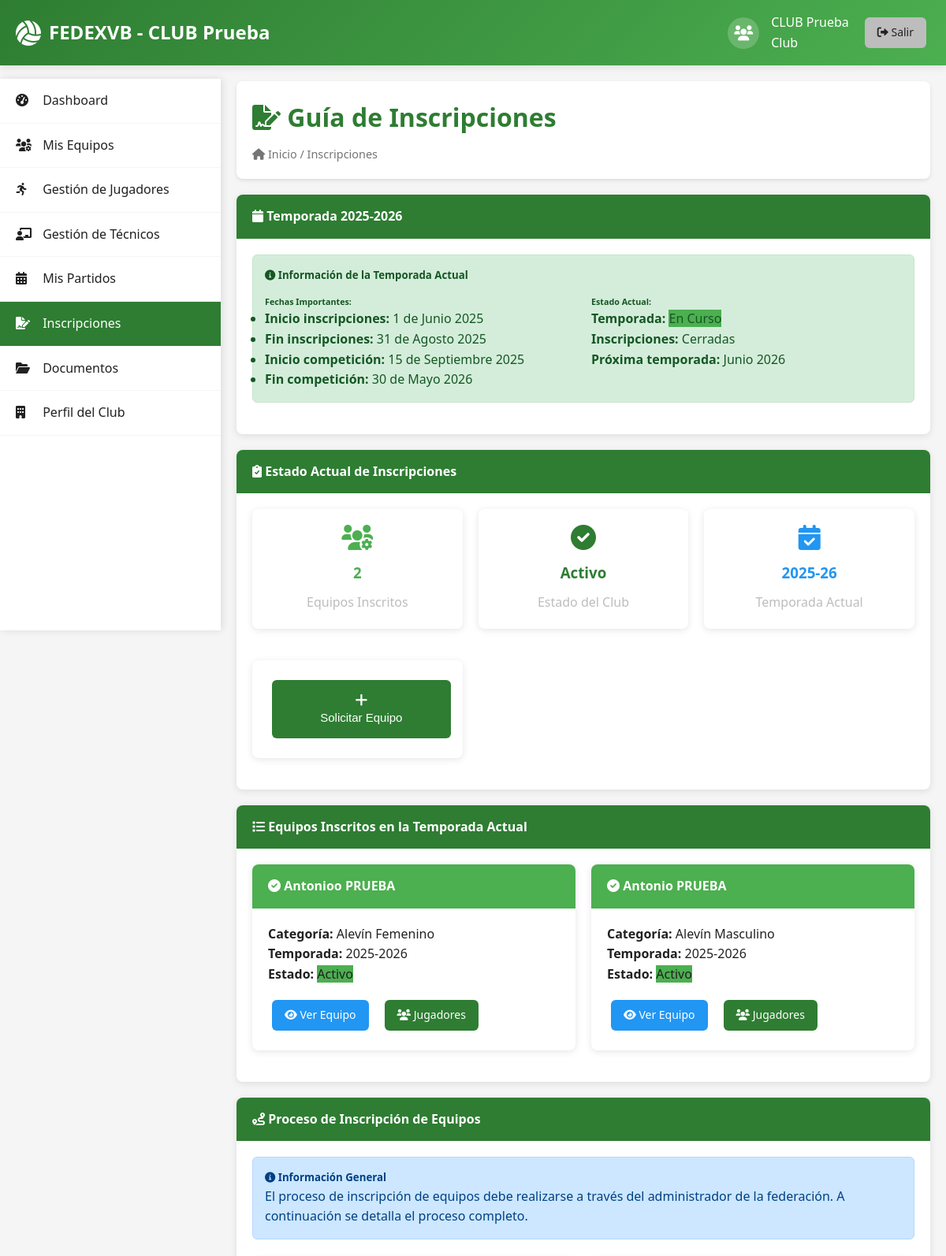
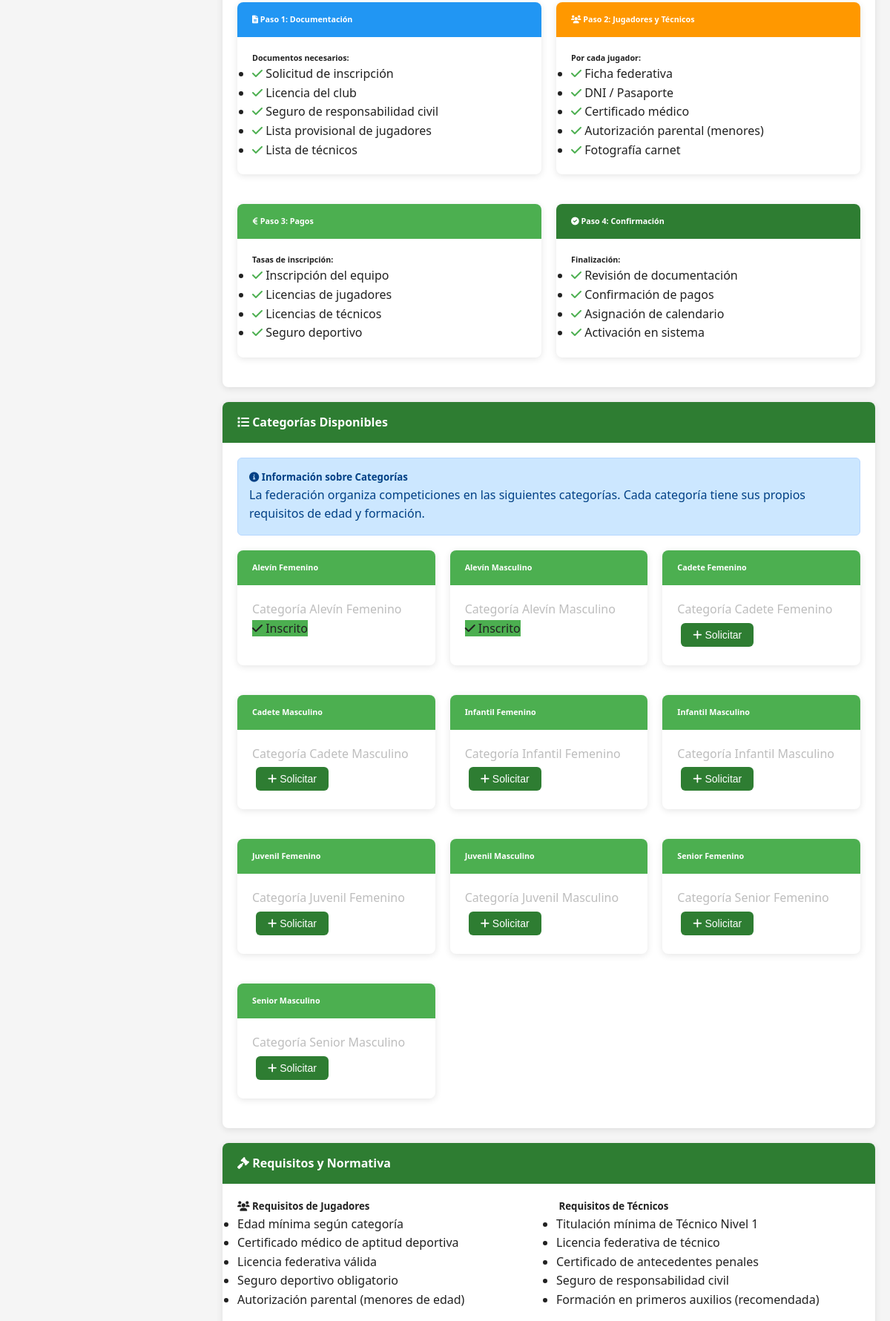
Page /club/inscripciones.php (signed in, upper part) on the committed database (2 pictures, top to bottom).
### tables this page shows
CREATE TABLE IF NOT EXISTS `clubes` (
  `id` int(11) NOT NULL AUTO_INCREMENT,
  `usuario_id` int(11) NOT NULL,
  `nombre_club` varchar(200) NOT NULL,
  `razon_social` varchar(300) DEFAULT NULL,
  `nombre_responsable` varchar(200) NOT NULL,
  `iban` varchar(34) DEFAULT NULL,
  PRIMARY KEY (`id`),
  UNIQUE KEY `usuario_id` (`usuario_id`),
  CONSTRAINT `clubes_ibfk_1` FOREIGN KEY (`usuario_id`) REFERENCES `usuarios` (`id`) ON DELETE CASCADE
);

CREATE TABLE IF NOT EXISTS `equipos` (
  `id` int(11) NOT NULL AUTO_INCREMENT,
  `club_id` int(11) NOT NULL,
  `nombre` varchar(200) NOT NULL,
  `categoria_id` int(11) NOT NULL,
  PRIMARY KEY (`id`),
  KEY `club_id` (`club_id`),
  KEY `categoria_id` (`categoria_id`),
  CONSTRAINT `equipos_ibfk_1` FOREIGN KEY (`club_id`) REFERENCES `clubes` (`id`) ON DELETE CASCADE,
  CONSTRAINT `equipos_ibfk_2` FOREIGN KEY (`categoria_id`) REFERENCES `categorias` (`id`)
);

CREATE TABLE IF NOT EXISTS `categorias` (
  `id` int(11) NOT NULL AUTO_INCREMENT,
  `nombre` varchar(100) NOT NULL,
  `descripcion` text DEFAULT NULL,
  PRIMARY KEY (`id`),
  UNIQUE KEY `nombre` (`nombre`)
);

### club/inscripciones.php (the view, shortened to what the rows shown need)
<?php
$database = new Database();
$conn = $database->getConnection();
$query = "SELECT id, nombre_club FROM clubes WHERE usuario_id = ?";
$stmt = $conn->prepare($query);
$stmt->execute([$_SESSION['user_id']]);
$club = $stmt->fetch(PDO::FETCH_ASSOC);
$query = "SELECT * FROM categorias ORDER BY nombre";
$stmt = $conn->prepare($query);
$stmt->execute();
$categorias = $stmt->fetchAll(PDO::FETCH_ASSOC);
$query = "SELECT e.*, c.nombre as categoria
          FROM equipos e
          JOIN categorias c ON e.categoria_id = c.id
          WHERE e.club_id = ?
          ORDER BY c.nombre, e.nombre";
$stmt = $conn->prepare($query);
$stmt->execute([$club['id']]);
$equipos_actuales = $stmt->fetchAll(PDO::FETCH_ASSOC);
?>
<!DOCTYPE html>
<html lang="es">
<head>
    <link rel="stylesheet" href="../assets/css/style.css">
    <link rel="stylesheet" href="https://cdnjs.cloudflare.com/ajax/libs/font-awesome/6.0.0/css/all.min.css">
</head>
<body>
    <header class="header">
        <div class="container">
            <div class="header-content">
                <div class="logo">
                    <i class="fas fa-volleyball-ball"></i>
                    <span>FEDEXVB - <?php echo htmlspecialchars($club['nombre_club']); ?></span>
                </div>
            </div>
        </div>
    </header>
    <main class="main-content">
        <div class="content-header">
            <h1><i class="fas fa-file-signature"></i> Guía de Inscripciones</h1>
        </div>
        <?php if (count($equipos_actuales) > 0): ?>
        <div class="card">
            <div class="card-body">
                <div style="display: grid; grid-template-columns: repeat(auto-fit, minmax(300px, 1fr)); gap: 20px;">
                    <?php foreach ($equipos_actuales as $equipo): ?>
                    <div class="card">
                        <div class="card-header" style="background: var(--success);">
                            <i class="fas fa-check-circle"></i> <?php echo $equipo['nombre']; ?>
                        </div>
                        <div class="card-body">
                            <p><strong>Categoría:</strong> <?php echo $equipo['categoria']; ?></p>
                            <p><strong>Temporada:</strong> <?php echo $equipo['temporada'] ?? '2025-2026'; ?></p>
                            <p><strong>Estado:</strong> <span class="badge" style="background: var(--success);">Activo</span></p>
                            <div style="display: flex; gap: 10px; margin-top: 15px;">
                                <a href="equipos.php?equipo=<?php echo $equipo['id']; ?>" class="btn btn-info btn-sm">
                                    <i class="fas fa-eye"></i> Ver Equipo
                                </a>
                                <a href="jugadores.php?equipo=<?php echo $equipo['id']; ?>" class="btn btn-primary btn-sm">
                                    <i class="fas fa-users"></i> Jugadores
                                </a>
                            </div>
                        </div>
                    </div>
                    <?php endforeach; ?>
                </div>
            </div>
        </div>
        <?php endif; ?>
        <div class="card">
            <div class="card-body">
                <div style="display: grid; grid-template-columns: repeat(auto-fit, minmax(250px, 1fr)); gap: 20px;">
                    <?php foreach ($categorias as $categoria): ?>
                    <div class="card">
                        <div class="card-header" style="background: var(--light-green);">
                            <h6><?php echo $categoria['nombre']; ?></h6>
                        </div>
                        <div class="card-body">
                            <?php if ($categoria['descripcion']): ?>
                                <p class="text-muted"><?php echo $categoria['descripcion']; ?></p>
                            <?php endif; ?>
                            <?php
                            $tiene_equipo = false;
                            foreach ($equipos_actuales as $equipo) {
                                if ($equipo['categoria'] === $categoria['nombre']) {
                                    $tiene_equipo = true;
                                    break;
                                }
                            }
                            ?>
                            <?php if ($tiene_equipo): ?>
                                <span class="badge" style="background: var(--success);">
                                    <i class="fas fa-check"></i> Inscrito
                                </span>
                            <?php else: ?>
                                <button class="btn btn-primary btn-sm" onclick="solicitarCategoria('<?php echo $categoria['nombre']; ?>')">
                                    <i class="fas fa-plus"></i> Solicitar
                                </button>
                            <?php endif; ?>
                        </div>
                    </div>
                    <?php endforeach; ?>
                </div>
            </div>
        </div>
    </main>
</body>
</html>

### rows in the picture
clubes: nombre_club "CLUB Prueba"
equipos: nombre "Antonioo PRUEBA", categoria.nombre "Alevín Femenino", temporada "2025-2026"
equipos: nombre "Antonio PRUEBA", categoria.nombre "Alevín Masculino", temporada "2025-2026"
categorias: nombre "Alevín Femenino", descripcion "Categoría Alevín Femenino", shows "Inscrito"
categorias: nombre "Alevín Masculino", descripcion "Categoría Alevín Masculino", shows "Inscrito"
categorias: nombre "Cadete Femenino", descripcion "Categoría Cadete Femenino"
categorias: nombre "Cadete Masculino", descripcion "Categoría Cadete Masculino"
categorias: nombre "Infantil Femenino", descripcion "Categoría Infantil Femenino"
categorias: nombre "Infantil Masculino", descripcion "Categoría Infantil Masculino"
categorias: nombre "Juvenil Femenino", descripcion "Categoría Juvenil Femenino"
categorias: nombre "Juvenil Masculino", descripcion "Categoría Juvenil Masculino"
categorias: nombre "Senior Femenino", descripcion "Categoría Senior Femenino"
categorias: nombre "Senior Masculino", descripcion "Categoría Senior Masculino"

### other values in the picture
$auth->getUsername() "CLUB Prueba"
count($equipos_actuales) "2"
